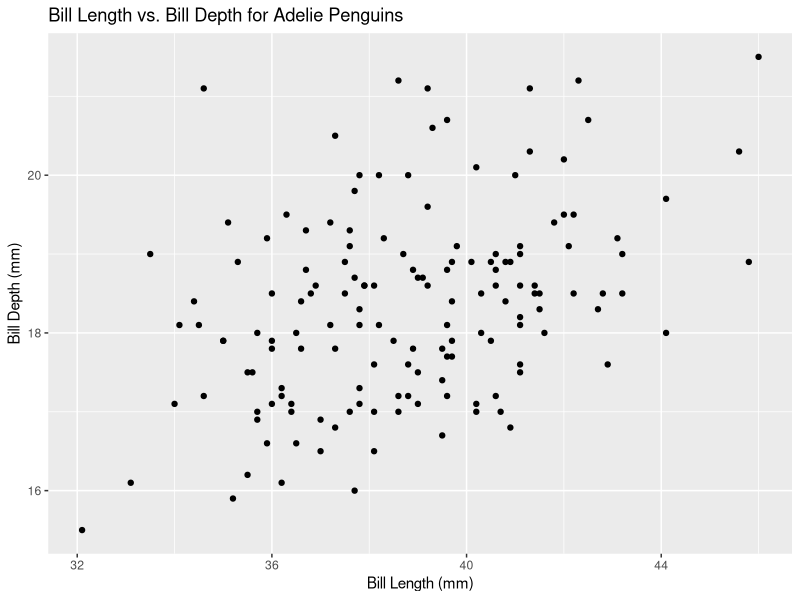
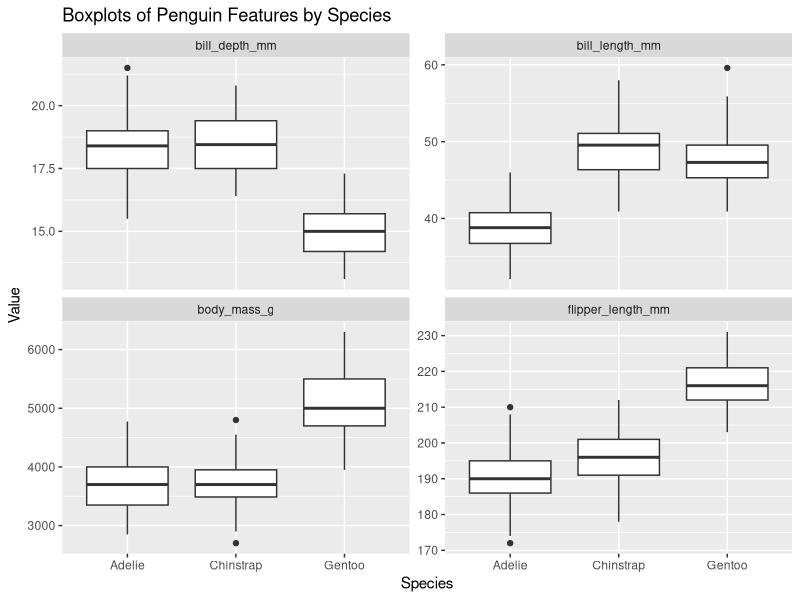

The R source for these figures, in order:
# 4)
install.packages("palmerpenguins")
library(palmerpenguins)
head(penguins)

library(tidyverse)
adeline <- penguins %>% filter(species == "Adelie")
library(ggplot2)
ggplot(adeline, aes(x=bill_length_mm, y=bill_depth_mm)) +
  geom_point() +
  labs(title="Bill Length vs. Bill Depth for Adelie Penguins",
       x="Bill Length (mm)",
       y="Bill Depth (mm)")


penguins %>%
  group_by(species) %>%
  summarise(mean_bill_length = mean(bill_length_mm, na.rm=TRUE),
             median_bill_length = median(bill_length_mm, na.rm=TRUE),
             sd_bill_length = sd(bill_length_mm, na.rm=TRUE))

penguins %>% pivot_longer(cols = c(bill_length_mm, bill_depth_mm,
                                   flipper_length_mm, body_mass_g),
                          names_to = "feature",
                          values_to = "value") %>%
  ggplot(aes(x=species, y = value)) +
  geom_boxplot() +
  facet_wrap(~ feature, scales="free_y") +
  labs(title="Boxplots of Penguin Features by Species",
       x="Species",
       y="Value")
